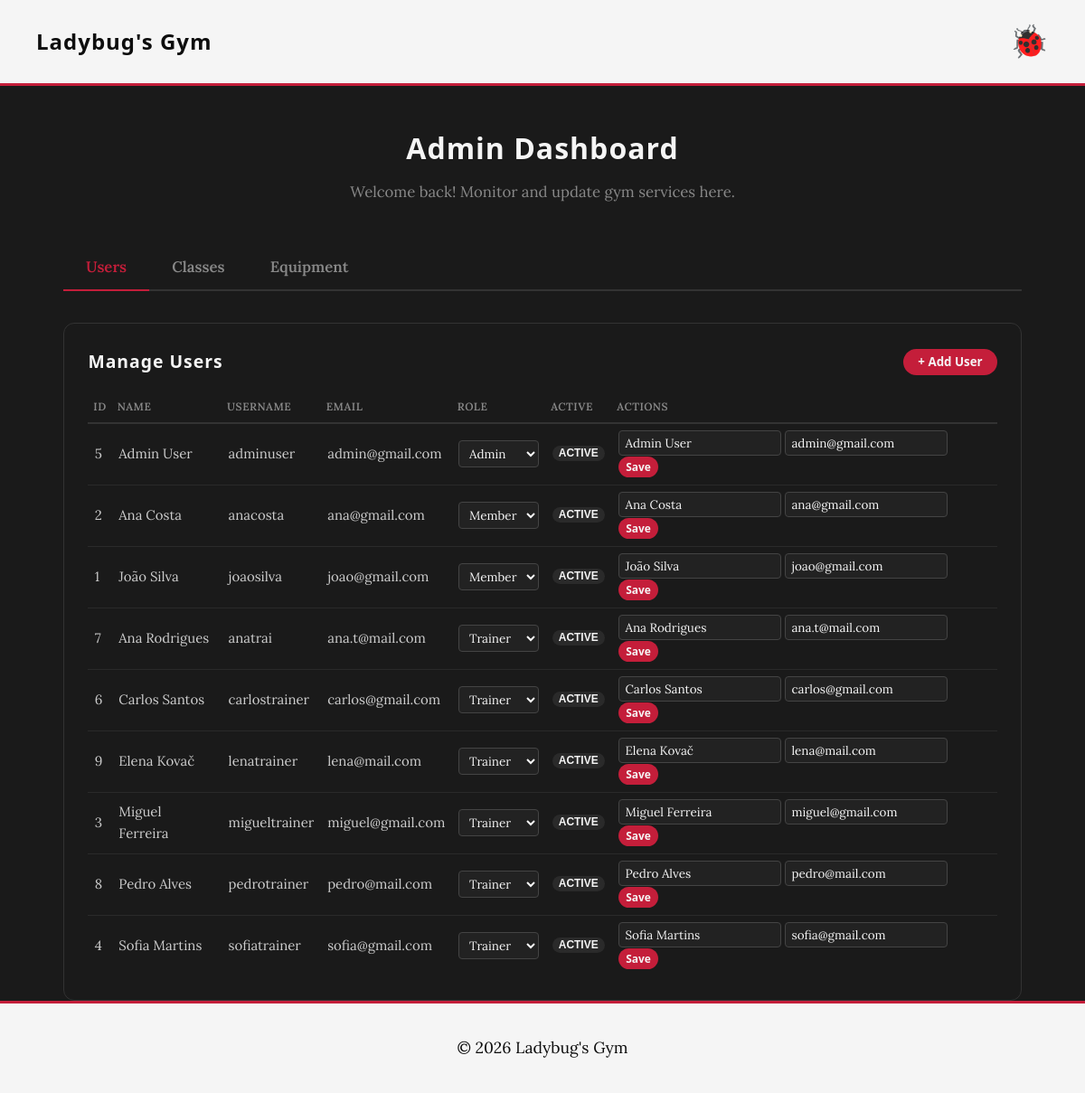
Before: /pages/dashboard.php?tab=users (signed in) with the older database file.
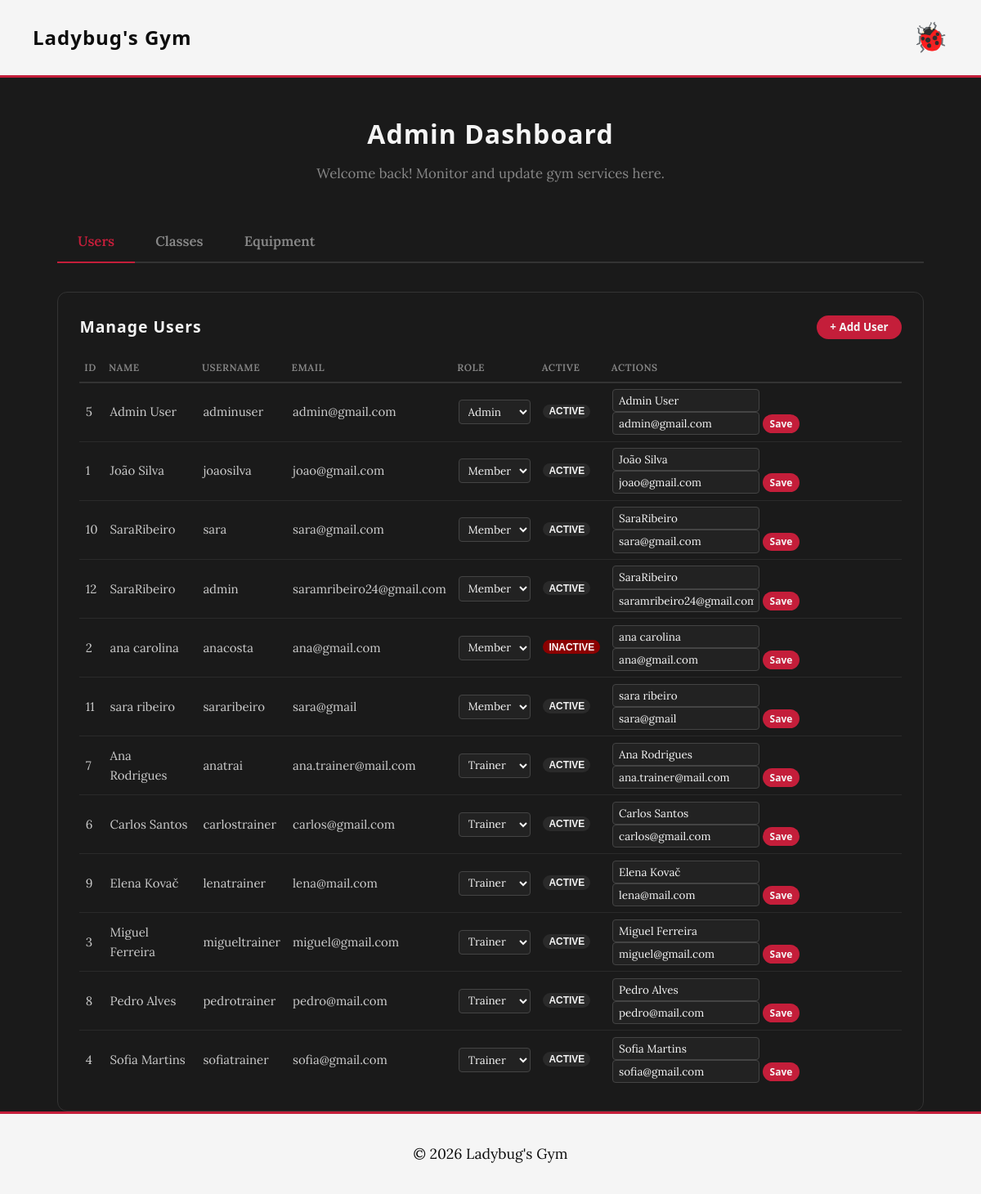
After: the same page with the newer database file.
### tables this page shows
CREATE TABLE users (
    id INTEGER PRIMARY KEY AUTOINCREMENT,
    username VARCHAR(50) UNIQUE NOT NULL,
    email VARCHAR(100) UNIQUE NOT NULL,
    password_hash TEXT NOT NULL,
    name TEXT NOT NULL,
    role TEXT CHECK(role IN ('member', 'trainer', 'admin')) NOT NULL DEFAULT 'member',
    profile_photo TEXT,
    active INTEGER NOT NULL DEFAULT 1 CHECK(active IN (0,1)),
    created_at TEXT DEFAULT CURRENT_TIMESTAMP,
    plan_id INTEGER REFERENCES plans(id) ON DELETE SET NULL
);

### pages/dashboard.php (called while the page is built, shortened)
<?php
require_once(__DIR__ . '/../templates/common.tpl.php');
require_once(__DIR__ . '/../templates/dashboard.tpl.php');
require_once(__DIR__ . '/../database/user.class.php');
$db     = getDatabaseConnection();
$role   = Session::getUserRole();
$userId = Session::getUserId();
$tab = $_GET['tab'] ?? (($role === 'admin') ? 'users' : 'trainer_profile');
$users         = [];
$equipment     = [];
$nutritionPlans = [];
$classes       = [];
$trainers      = [];
$bio           = '';
$specializations = '';
$certifications  = '';
if ($tab === 'users' && $role === 'admin') {
    $users = User::getAllUsers($db);
}
elseif ($tab === 'equipment' && $role === 'admin') {
    $equipment = ClassSchedule::getAllEquipment($db);
}
drawHead("Dashboard | Ladybug's Gym");
drawHeader();
drawDashboardMain($role, $tab, $classes, $trainers, $users, $equipment, $nutritionPlans, $db, $userId, $bio, $specializations, $certifications);
drawFooter();
?>

### database/user.class.php (called while the page is built, shortened)
<?php
class User {
    public static function getAllUsers(?PDO $db = null): array {
        $db = $db ?? getDatabaseConnection();
        $stmt = $db->query('
            SELECT u.id, u.username, u.email, u.name, u.role, u.active, u.profile_photo, u.created_at, p.name AS plan_name
            FROM users u
            LEFT JOIN plans p ON u.plan_id = p.id
            ORDER BY u.role ASC, u.name ASC
        ');
        return $stmt->fetchAll(PDO::FETCH_ASSOC);
    }
}
?>

### templates/dashboard.tpl.php (the view, shortened to what this page needs)
<?php
function drawDashboardMain(string $role, string $tab, array $classes, array $trainers, array $users, array $equipment, array $nutritionPlans, PDO $db, int $userId, string $bio, string $specializations, string $certifications): void {
    ?>
    <main class="container" style="padding-top: 1em;">
        <div class="page-header">
            <h2><?= htmlspecialchars(ucfirst($role)) ?> Dashboard</h2>
            <p>Welcome back! Monitor and update gym services here.</p>
        </div>
        <?php drawDashboardTabs($tab, $role);
        if ($tab === 'users' && $role === 'admin') {
            drawManageUsers($users);
        } elseif ($tab === 'equipment' && $role === 'admin') {
            drawManageEquipment($equipment);
        } elseif ($tab === 'classes') {
            drawManageClasses($classes, $trainers, $db, $role, $userId);
        } elseif ($tab === 'nutrition' && $role === 'trainer') {
            drawTrainerNutritionPlans($nutritionPlans);
        } ?>
    </main>
    <?php
}
function drawDashboardTabs(string $currentTab, string $role): void { ?>
    <div class="admin-tabs">
        <?php if ($role === 'admin'): ?>
            <a href="?tab=users"     class="admin-tab <?= $currentTab === 'users'     ? 'active' : '' ?>">Users</a>
            <a href="?tab=classes"   class="admin-tab <?= $currentTab === 'classes'   ? 'active' : '' ?>">Classes</a>
            <a href="?tab=equipment" class="admin-tab <?= $currentTab === 'equipment' ? 'active' : '' ?>">Equipment</a>
        <?php endif; ?>
    </div>
<?php }
function drawManageUsers(array $users): void { ?>
    <section class="admin-section">
        <div class="admin-section-header">
            <h3>Manage Users</h3>
            <button class="button button-small" onclick="this.nextElementSibling.style.display='block'">+ Add User</button>
        </div>
        <div class="admin-table-wrap">
            <table class="admin-table">
                <thead>
                    <tr><th>ID</th><th>Name</th><th>Username</th><th>Email</th><th>Role</th><th>Active</th><th>Actions</th></tr>
                </thead>
                <tbody>
                    <?php foreach ($users as $u): ?>
                    <tr>
                        <td><?= (int)$u['id'] ?></td>
                        <td><?= htmlspecialchars($u['name']) ?></td>
                        <td><?= htmlspecialchars($u['username']) ?></td>
                        <td><?= htmlspecialchars($u['email']) ?></td>
                        <td>
                            <form action="../actions/action_admin_users.php" method="post" style="display:inline">
                                <select name="role" onchange="this.form.submit()">
                                    <option value="member"  <?= $u['role'] === 'member'  ? 'selected' : '' ?>>Member</option>
                                    <option value="trainer" <?= $u['role'] === 'trainer' ? 'selected' : '' ?>>Trainer</option>
                                    <option value="admin"   <?= $u['role'] === 'admin'   ? 'selected' : '' ?>>Admin</option>
                                </select>
                            </form>
                        </td>
                        <td>
                            <form action="../actions/action_admin_users.php" method="post" style="display:inline">
                                <button class="badge badge-<?= $u['active'] ? 'active' : 'inactive' ?>"><?= $u['active'] ? 'Active' : 'Inactive' ?></button>
                            </form>
                        </td>
                        <td>
                            <form action="../actions/action_admin_users.php" method="post" style="display:inline">
                                <input type="text"  name="name"  value="<?= htmlspecialchars($u['name'])  ?>" class="inline-input" required>
                                <input type="email" name="email" value="<?= htmlspecialchars($u['email']) ?>" class="inline-input" required>
                                <button class="button button-small">Save</button>
                            </form>
                        </td>
                    </tr>
                    <?php endforeach; ?>
                </tbody>
            </table>
        </div>
    </section>
<?php }
    ?>

### templates/common.tpl.php (shortened to what this page needs)
<?php
function drawHead($title) {
    ?>
    <!DOCTYPE html>
    <html lang="en">
    <head>
        <?php drawCSSLinks(); ?>
    </head>
    <body>
    <?php
}
function drawHeader() {
    require_once(__DIR__ . '/../database/user.class.php');
    ?>
    <header class="site-header">
        <div class="container header-container" id="headerContainer">
            <h1><a href="index.php">Ladybug's Gym</a></h1>
            <div class="logo-container" id="ladybugToggle">
                <div class="ladybug-icon">🐞</div>
            </div>
        </div>
    </header>
    <?php
}
?>
<?php
function drawFooter() {
    ?>
    <footer class="site-footer">
        <div class="container">
            <p>&copy; 2026 Ladybug's Gym</p>
        </div>
    </footer>
    </body>
    </html>
    <?php
}
function drawCSSLinks() {
    ?>
    <link rel="stylesheet" href="../css/base.css">
    <link rel="stylesheet" href="../css/components.css">
    <link rel="stylesheet" href="../css/layout.css">
    <link rel="stylesheet" href="../css/pages.css">
    <link rel="stylesheet" href="../css/shared.css">
    <link rel="stylesheet" href="../css/cards.css">
    <link rel="stylesheet" href="../css/carousel.css">
    <link rel="stylesheet" href="../css/home.css">
    <link rel="stylesheet" href="../css/schedule.css">
    <link rel="stylesheet" href="../css/profile.css">
    <link rel="stylesheet" href="../css/login.css">
    <link rel="stylesheet" href="../css/register.css">
    <link rel="stylesheet" href="../css/trainers.css">
    <link rel="stylesheet" href="../css/trainer-dashboard.css">
    <link rel="stylesheet" href="../css/admin-dashboard.css">
    <?php
}

### css/base.css (style rules this page uses)
:root { --ladybug-red: #c41e3a; --ladybug-dark-red: #8b0000; --ladybug-black: #0d0d0d; --ladybug-dark-gray: #2a2a2a; --ladybug-medium-gray: #3d3d3d; --ladybug-white: #f5f5f5; --ladybug-bg: #1a1a1a; --ladybug-gray: #888; --ladybug-light: #4a1a1a; --accent-deep-red: #a01830; --accent-maroon: #7a0e26; --font-heading: 'Treova', 'Segoe UI', Arial, sans-serif; --font-body: 'Lora', Georgia, serif; --font-accent: 'Treova', 'Segoe UI', sans-serif; --primary-green: var(--ladybug-gray); --accent-green: var(--ladybug-red); --light-green: var(--ladybug-light); --white: var(--ladybug-white); --gray: var(--ladybug-gray); --bg-color: var(--ladybug-bg); }
* { margin: 0; padding: 0; box-sizing: border-box; }
body { font-family: var(--font-body); line-height: 1.6; color: var(--ladybug-white); background-color: var(--bg-color); font-size: 1.1rem; }
h1, h2, h3, h4, h5, h6 { font-family: var(--font-heading); letter-spacing: 1px; color: var(--ladybug-white); }
a { text-decoration: none; color: var(--primary-green); transition: color 0.3s; }
section { padding: 4em 0; }

### css/components.css (style rules this page uses)
.button { font-family: var(--font-accent); display: inline-block; padding: 0.8em 2em; background-color: var(--ladybug-red); color: var(--ladybug-white); border-radius: 50px; font-weight: bold; text-align: center; border: none; cursor: pointer; transition: all 0.3s cubic-bezier(0.34, 1.56, 0.64, 1); position: relative; overflow: hidden; }
.button-small { padding: 0.4em 1.2em; }
.badge { display: inline-block; padding: 0.2em 0.8em; border-radius: 12px; font-size: 0.75em; font-weight: bold; text-transform: uppercase; margin-bottom: 0.5em; }

### css/layout.css (style rules this page uses)
.container { max-width: 1100px; margin: 0 auto; padding: 0 20px; width: 100%; }
.site-header { background-color: var(--ladybug-white); border-bottom: 3px solid var(--ladybug-red); padding: 1em 0; }
.site-header a, .site-header h1, .site-header nav { color: var(--ladybug-black); }
.header-container { display: flex; justify-content: space-between; align-items: center; position: relative; max-width: 100%; padding: 0 40px; }
.site-header h1 { font-size: 1.5rem; color: var(--ladybug-black); }
.site-footer { text-align: center; padding: 2em 0; background-color: var(--ladybug-white); color: var(--ladybug-black); border-top: 3px solid var(--ladybug-red); }
.site-footer .container { max-width: 100%; }
.logo-container { cursor: pointer; z-index: 20; position: relative; user-select: none; }
.ladybug-icon { font-size: 2.2rem; transition: transform 0.4s ease; }

### css/pages.css (style rules this page uses)
.page-header { text-align: center; margin-bottom: 2.5em; }
.page-header h2 { color: var(--primary-green); font-size: 2.2rem; }

### css/shared.css (style rules this page uses)
.page-header { text-align: center; margin-top: 1.5em; margin-bottom: 2.5em; }
.page-header h2 { color: var(--ladybug-white); font-size: 2.2rem; }
main.container { padding-top: 1em; }

### css/profile.css (style rules this page uses)
.page-header { text-align: center; margin-bottom: 2.5em; }
.page-header h2 { font-family: var(--font-heading); font-size: 2rem; color: var(--ladybug-white); margin-bottom: 0.3em; letter-spacing: 1px; }
.page-header p { color: var(--ladybug-gray); font-size: 0.95em; }

Changed rows visible on the page:
changed users "João Silva": moves up the list
added users: id "10", name "SaraRibeiro", username "sara", email "sara@gmail.com", role "Member", active "ACTIVE"
added users: id "12", name "SaraRibeiro", username "admin", email "saramribeiro24@gmail.com", role "Member", active "ACTIVE"
changed users "anacosta": name "Ana Costa" → "ana carolina"; active "ACTIVE" → "INACTIVE"
added users: id "11", name "sara ribeiro", username "sararibeiro", email "sara@gmail", role "Member", active "ACTIVE"
changed users "Ana Rodrigues": email "ana.t@mail.com" → "ana.trainer@mail.com"
